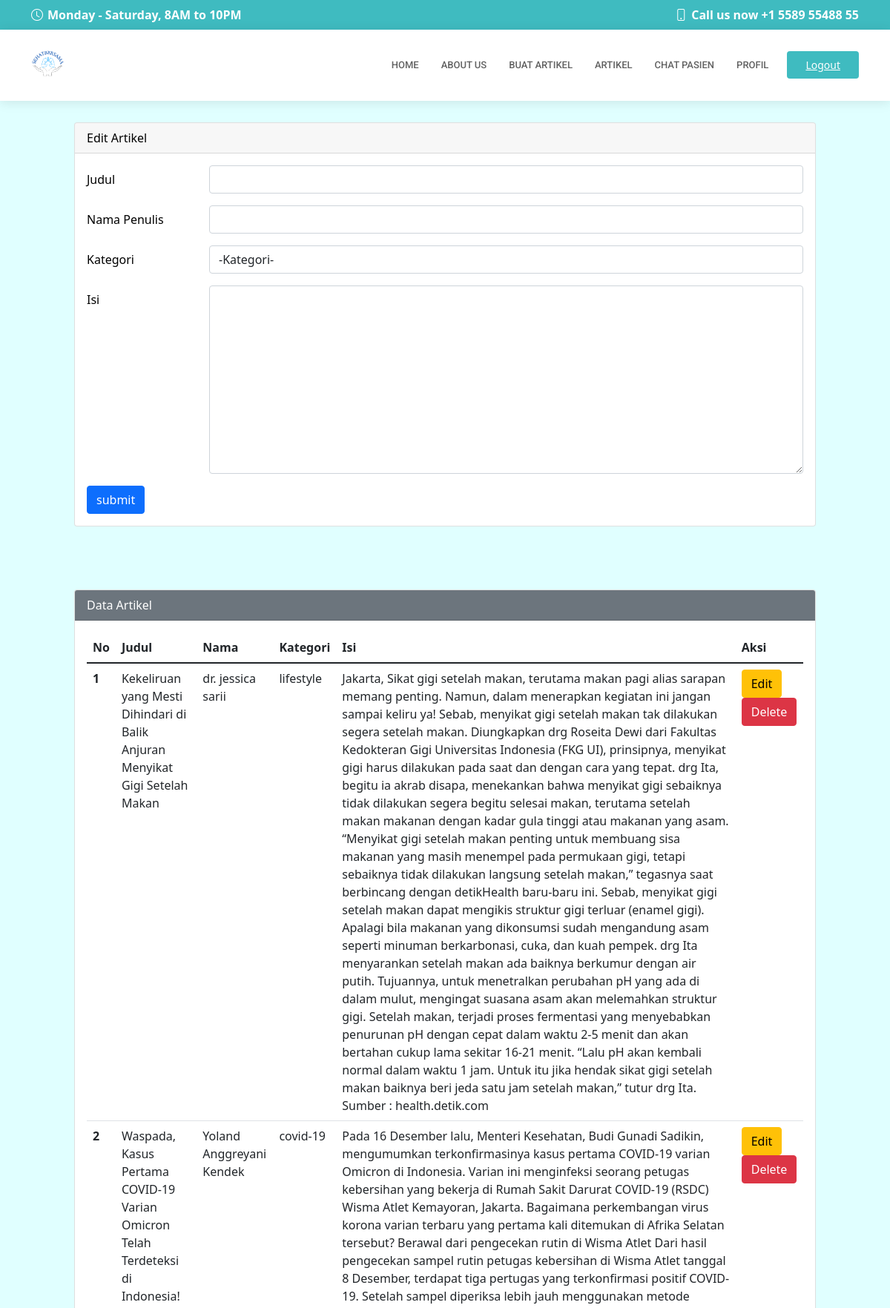
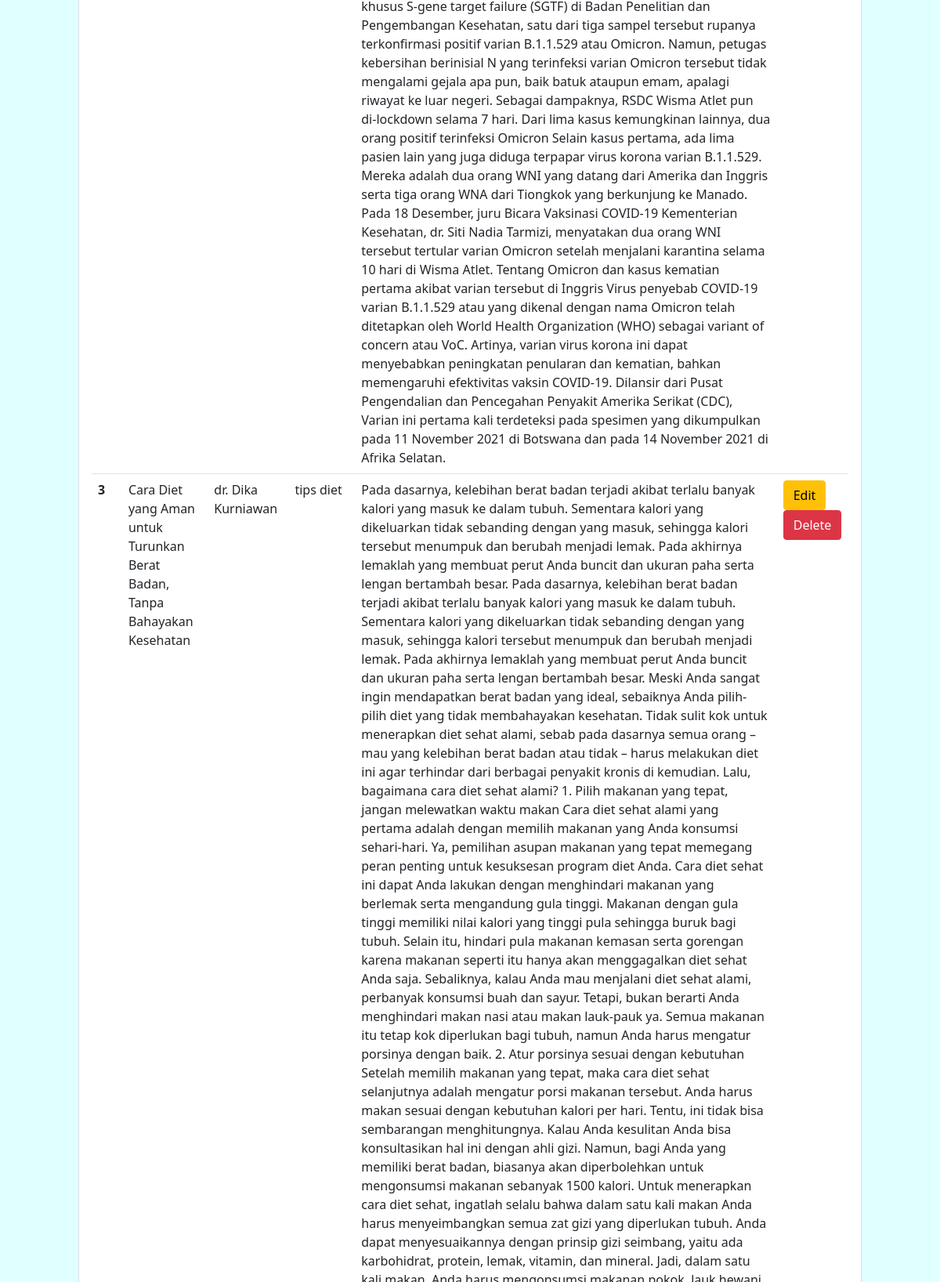
Screenshot of /artikel.php (upper part) with the database file from the repository (2 pictures, top to bottom).
### tables this page shows
CREATE TABLE `artikell` (
  `id_artikel` int(10) NOT NULL,
  `judul` varchar(100) NOT NULL,
  `nama` varchar(100) NOT NULL,
  `kategori` varchar(32) NOT NULL,
  `isi` text NOT NULL,
  `id_dokter` int(10) NOT NULL,
  `id_admin` int(10) NOT NULL
);

### artikel.php (the view, shortened to what this page needs)
<?php
include "header.php";
include "koneksi.php";
$judul      = "";
$nama       = "";
$isi        = "";
?>
<!DOCTYPE html>
<html lang="en">
<head>
    <link href="https://cdn.jsdelivr.net/npm/bootstrap@5.1.3/dist/css/bootstrap.min.css" rel="stylesheet"
>
</head>
<body>
    <div class="mx-auto">
        <div class="card">
            <div class="card-header">
                Edit Artikel
            </div>
            <div class="card-body">
                <form action="" method="POST">
                    <div class="mb-3 row">
                        <label for="judul" class="col-sm-2 col-form-label">Judul</label>
                        <div class="col-sm-10">
                            <input type="text" class="form-control" id="judul" name="judul"
                                value="<?php echo $judul ?>">
                        </div>
                    </div>
                    <div class="mb-3 row">
                        <label for="nama" class="col-sm-2 col-form-label">Nama Penulis</label>
                        <div class="col-sm-10">
                            <input type="text" class="form-control" id="nama" name="nama" value="<?php echo $nama?>">
                        </div>
                    </div>
                    <div class="mb-3 row">
                        <label for="kategori" class="col-sm-2 col-form-label">Kategori</label>
                        <div class="col-sm-10">
                            <select class="form-control" name="kategori" id="kategori">
                                <option value="">-Kategori-</option>
                            </select>
                        </div>
                    </div>
                    <div class="mb-3 row">
                        <label for="isi" class="col-sm-2 col-form-label">Isi</label>
                        <div class="col-sm-10">
                            <textarea class="form-control" id="isi" name="isi" rows="10"><?php echo $isi ?></textarea>
                        </div>
                    </div>
                    <div class="col-12">
                        <input type="submit" name="submit" value="submit" class="btn btn-primary" />
                    </div>
                </form>
            </div>
        </div>
        <div class="card">
            <div class="card-header text-white bg-secondary">
                Data Artikel
            </div>
            <div class="card-body">
                <table class="table">
                    <thead>
                        <tr>
                            <th scope="col">No</th>
                            <th scope="col">Judul</th>
                            <th scope="col">Nama</th>
                            <th scope="col">Kategori</th>
                            <th scope="col">Isi</th>
                            <th scope="col">Aksi</th>
                        </tr>
                    <tbody>
                        <?php
                            $sql2   = "select * from artikell order by id_artikel desc";
                            $q2     = mysqli_query($con,$sql2);
                            $urut   = 1;
                            while($r2 = mysqli_fetch_array($q2)){
                                $id         = $r2['id_artikel'];
                                $judul      = $r2['judul'];
                                $nama       = $r2['nama'];
                                $kategori   = $r2['kategori'];
                                $isi        = $r2['isi'];
                            ?>
                        <tr>
                            <th scope="row"><?php echo $urut++ ?></th>
                            <td scope="row"><?php echo $judul ?></td>
                            <td scope="row"><?php echo $nama ?></td>
                            <td scope="row"><?php echo $kategori ?></td>
                            <td scope="row"><?php echo $isi ?></td>
                            <td scope="row">
                                <a href="artikel.php?op=edit&id_artikel=<?php echo $id?>"><button type="button" class="btn btn-warning">Edit</button></a>
                                <a href="artikel.php?op=delete&id_artikel=<?php echo $id?>" onclick="return confirm('Apakah anda yakin ingin menghapus artikel ini?')"><button type="button" class="btn btn-danger">Delete</button></a>
                            </td>
                        </tr>
                        <?php } ?>
                    </tbody>
                    </thead>
                </table>
            </div>
        </div>
    </div>
</body>
</html>

### assets/css/style.css (style rules this page uses)
body { font-family: "Open Sans", sans-serif; color: #444444; }
a { color: #3fbbc0; text-decoration: none; }
body { background: lightcyan; padding-top: 10vh; }
form { background: #fff; }

### artikel.php (style rules this page uses)
.mx-auto { width: 1000px }
.card { margin-top: 85px; }
body { background: lightcyan; color: black; }

### rows the page displays
artikell: judul "Kekeliruan yang Mesti Dihindari di Balik Anjuran Menyikat Gigi Setelah Makan", nama "dr. jessica sarii", kategori "lifestyle", isi "Jakarta, Sikat gigi setelah makan, terutama makan pagi alias sarapan memang penting. Namun, dalam menerapkan kegiatan ini jangan sampai keliru ya! Sebab, menyikat gigi setelah makan tak dilakukan segera setelah makan. Diungkapkan drg Roseita Dewi dari Fakultas Kedokteran Gigi Universitas Indonesia (FKG UI), prinsipnya, menyikat gigi harus dilakukan pada saat dan dengan cara yang tepat. drg Ita, begitu ia akrab disapa, menekankan bahwa menyikat gigi sebaiknya tidak dilakukan segera begitu selesai makan, terutama setelah makan makanan dengan kadar gula tinggi atau makanan yang asam. “Menyikat gigi setelah makan penting untuk membuang sisa makanan yang masih menempel pada permukaan gigi,…"
artikell: judul "Waspada, Kasus Pertama COVID-19 Varian Omicron Telah Terdeteksi di Indonesia!", nama "Yoland Anggreyani Kendek", kategori "covid-19", isi "Pada 16 Desember lalu, Menteri Kesehatan, Budi Gunadi Sadikin, mengumumkan terkonfirmasinya kasus pertama COVID-19 varian Omicron di Indonesia. Varian ini menginfeksi seorang petugas kebersihan yang bekerja di Rumah Sakit Darurat COVID-19 (RSDC) Wisma Atlet Kemayoran, Jakarta. Bagaimana perkembangan virus korona varian terbaru yang pertama kali ditemukan di Afrika Selatan tersebut? Berawal dari pengecekan rutin di Wisma Atlet Dari hasil pengecekan sampel rutin petugas kebersihan di Wisma Atlet tanggal 8 Desember, terdapat tiga pertugas yang terkonfirmasi positif COVID-19. Setelah sampel diperiksa lebih jauh menggunakan metode khusus S-gene target failure (SGTF) di Badan Penelitian dan…"
artikell: judul "Cara Diet yang Aman untuk Turunkan Berat Badan, Tanpa Bahayakan Kesehatan", nama "dr. Dika Kurniawan", kategori "tips diet"
